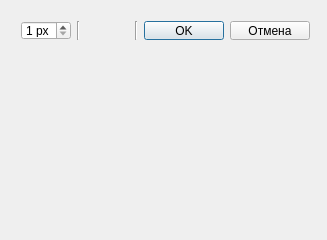
<?xml version="1.0" encoding="UTF-8"?>
<ui version="4.0">
 <class>LinearDialog</class>
 <widget class="QDialog" name="LinearDialog">
  <property name="geometry">
   <rect>
    <x>0</x>
    <y>0</y>
    <width>327</width>
    <height>240</height>
   </rect>
  </property>
  <property name="windowTitle">
   <string>Линейный фильтр</string>
  </property>
  <property name="windowIcon">
   <iconset resource="gui.qrc">
    <normaloff>:/GUI/Resources/mainicon.png</normaloff>:/GUI/Resources/mainicon.png</iconset>
  </property>
  <property name="modal">
   <bool>true</bool>
  </property>
  <widget class="QWidget" name="horizontalLayoutWidget">
   <property name="geometry">
    <rect>
     <x>10</x>
     <y>60</y>
     <width>311</width>
     <height>171</height>
    </rect>
   </property>
   <layout class="QHBoxLayout" name="horizontalLayout_2">
    <item>
     <layout class="QGridLayout" name="layoutInputMatrix"/>
    </item>
   </layout>
  </widget>
  <widget class="QWidget" name="horizontalLayoutWidget_2">
   <property name="geometry">
    <rect>
     <x>10</x>
     <y>10</y>
     <width>311</width>
     <height>41</height>
    </rect>
   </property>
   <layout class="QHBoxLayout" name="horizontalLayout_3">
    <item>
     <widget class="QSpinBox" name="sizeBox">
      <property name="suffix">
       <string> px</string>
      </property>
      <property name="minimum">
       <number>1</number>
      </property>
      <property name="maximum">
       <number>3</number>
      </property>
     </widget>
    </item>
    <item>
     <widget class="Line" name="line_4">
      <property name="orientation">
       <enum>Qt::Vertical</enum>
      </property>
     </widget>
    </item>
    <item>
     <spacer name="horizontalSpacer">
      <property name="orientation">
       <enum>Qt::Horizontal</enum>
      </property>
      <property name="sizeHint" stdset="0">
       <size>
        <width>40</width>
        <height>20</height>
       </size>
      </property>
     </spacer>
    </item>
    <item>
     <widget class="Line" name="line_6">
      <property name="orientation">
       <enum>Qt::Vertical</enum>
      </property>
     </widget>
    </item>
    <item>
     <widget class="QPushButton" name="btnOk">
      <property name="text">
       <string>OK</string>
      </property>
     </widget>
    </item>
    <item>
     <widget class="QPushButton" name="btnCancel">
      <property name="text">
       <string>Отмена</string>
      </property>
     </widget>
    </item>
   </layout>
  </widget>
 </widget>
 <layoutdefault spacing="6" margin="11"/>
 <resources>
  <include location="gui.qrc"/>
 </resources>
 <connections/>
</ui>
